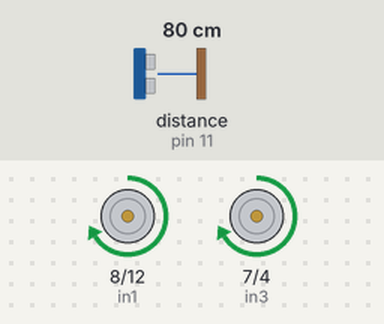
This sketch was run on a simulated Arduino Uno, built with avr-gcc and run on an emulated ATmega328P. On the bench: motor-driver pin pairs drawn as motors (green arrow = first pin HIGH = forward, orange = second pin HIGH = backward, longer = more drive, scaled by the enable pin). Wiring (inferred from the names in the program): ultrasonic range finder: trigger pin 10; echo pin 11. Inputs (shaded band) come from the test bench; at power-on: distance to the obstacle (sensor on pin 11) 80 cm. The echo pulse lasts 58.3 µs per cm.

Above: at 1.2 s.
1.3 s: distance to the obstacle (sensor on pin 11) set to 2 cm
At 2.0 s:
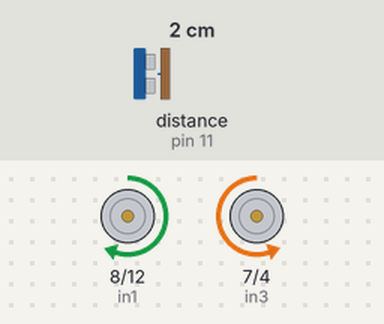
2.8 s: distance to the obstacle (sensor on pin 11) set to 35 cm
At 4.0 s:
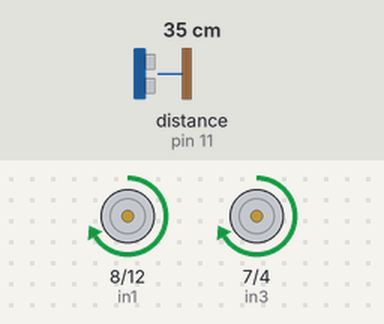
4.3 s: distance to the obstacle (sensor on pin 11) set to 4 cm
At 5.5 s:
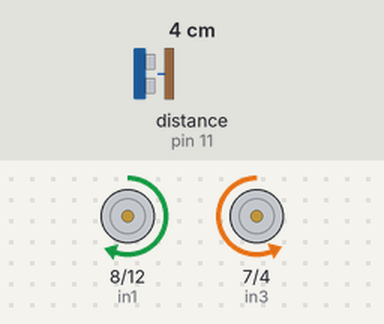
5.8 s: distance to the obstacle (sensor on pin 11) set to 120 cm
At 6.4 s:
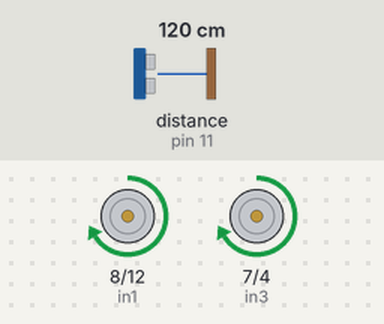
Timing chart, 0 to 8.3 s (numbered marks = the images above; inputs shaded):
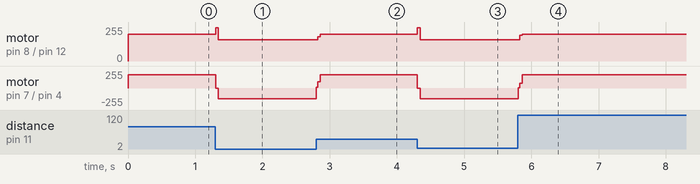

The sketch:

maze.ino
```cpp
#include <Arduino.h>

// Define the pins connected to the L298N module
int enA = 9;
int in1 = 8;
int in2 = 12;
int enB = 3;
int in3 = 7;
int in4 = 4;

// Defining input pins from the ultrasonic sensor
const int trig = 10;
const int echo = 11;

// Defining variables for distance calculation
long duration;
int distance;

// declare a boolean variable
  boolean hitWallAlr = false;

void setup() {

  // Set the motor control pins as outputs
  pinMode(enA, OUTPUT);
  pinMode(in1, OUTPUT);
  pinMode(in2, OUTPUT);
  pinMode(enB, OUTPUT);
  pinMode(in3, OUTPUT);
  pinMode(in4, OUTPUT);

  pinMode(trig, OUTPUT); // sets the trig pin as output
  pinMode(echo, INPUT); // sets the echo pin as input
  Serial.begin(9600); // starts the serial communication

}

void loop() {
  // clear any previous input
  digitalWrite(trig, LOW);
  delayMicroseconds(2);

  // set trig pin to HIGH for 10 microseconds
  digitalWrite(trig, HIGH);
  delayMicroseconds(10);
  digitalWrite(trig, LOW);

  // read from the echo pin, returns the sound wave travel time in microseconds
  duration = pulseIn(echo, HIGH);
  // calculate the distance (in cm)
  distance = duration*0.034/2;

  if (distance <= 20 && !hitWallAlr) {
    stop();
    rotateMotors(250,100);
    hitWallAlr = !hitWallAlr;
  } else if (distance <= 30 && hitWallAlr) {
    stop();
    rotateMotors(100, 250);
    hitWallAlr = !hitWallAlr;
  } else {
    moveMotors(200);
  }

}

void moveMotors(int speed) {
  // Move both motors forward
  digitalWrite(in1, HIGH);
  digitalWrite(in2, LOW);
  digitalWrite(in3, HIGH);
  digitalWrite(in4, LOW);
  // Set the speed for both motors
  analogWrite(enA, speed);
  analogWrite(enB, speed);
}

void stop() {
  // Stop both motors
  digitalWrite(in1, LOW);
  digitalWrite(in2, LOW);
  digitalWrite(in3, LOW);
  digitalWrite(in4, LOW);
  // Set speed to 0 to stop the motors
  analogWrite(enA, 0);
  analogWrite(enB, 0);
}

void rotateMotors(int speedA, int speedB) {
  // Rotate motors in opposite directions to achieve rotation
  digitalWrite(in1, HIGH);
  digitalWrite(in2, LOW);
  digitalWrite(in3, LOW);
  digitalWrite(in4, HIGH);
  // Set speeds for each motor
  analogWrite(enA, speedA);
  analogWrite(enB, speedB);
}
```

Measured:
- after the input at 1.3 s, motor on pin 8 (in1) / pin 12 (in2): forward 200/255 → forward 158/255 at once; motor on pin 7 (in3) / pin 4 (in4): forward 200/255 → backward 159/255 at once
- after the input at 2.8 s, motor on pin 8 (in1) / pin 12 (in2): forward 158/255 → forward 200/255 at once; motor on pin 7 (in3) / pin 4 (in4): backward 159/255 → forward 200/255 at once
- after the input at 4.3 s, motor on pin 8 (in1) / pin 12 (in2): forward 200/255 → forward 158/255 at once; motor on pin 7 (in3) / pin 4 (in4): forward 200/255 → backward 162/255 at once
- after the input at 5.8 s, motor on pin 8 (in1) / pin 12 (in2): forward 158/255 → forward 200/255 at once; motor on pin 7 (in3) / pin 4 (in4): backward 162/255 → forward 200/255 at once
